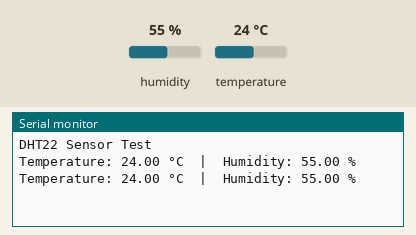
Recording of a sketch running on a simulated Arduino Uno, built with avr-gcc and run on an emulated ATmega328P. Shown: the last lines printed to the serial monitor. Inputs (shaded band) come from the test bench; at power-on: humidity 55 %, temperature 24 °C.

Above: at 2.8 s.
2.9 s: humidity set to 22 %
At 5.2 s:
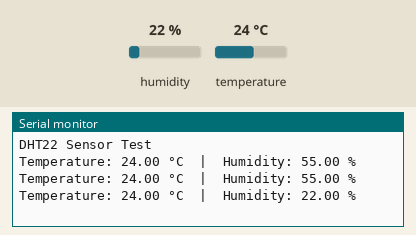
5.6 s: temperature set to 12 °C
At 7.1 s:
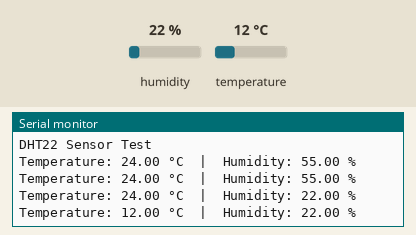
8.3 s: humidity set to 40 %
At 10.6 s:
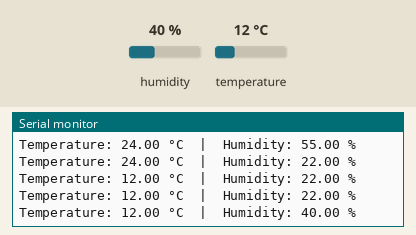
Timing chart, 0 to 12.1 s (numbered marks = the images above; inputs shaded):
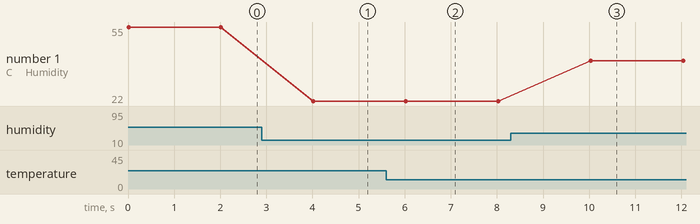

Measured:
- after the input at 2.9 s, the serial monitor: prints a new line after 1.1 s (image 1)
- after the input at 5.6 s, the serial monitor: prints a new line after 0.42 s (image 2)
- after the input at 8.3 s, the serial monitor: prints a new line after 1.7 s (image 3)
- plotted number 1: 22 → 40 after the input at 8.3 s

The sketch:

day08dht22.ino
```cpp
#include <DHT.h>

#define DHTPIN 4
#define DHTTYPE DHT22

DHT dht(DHTPIN, DHTTYPE);

void setup() {
  Serial.begin(9600);
  Serial.println("DHT22 Sensor Test");

  dht.begin();
}

void loop() {
  float humidity = dht.readHumidity();
  float temperature = dht.readTemperature();

  if (isnan(humidity) || isnan(temperature)) {
    Serial.println("Failed to read from DHT22 sensor!");
  } else {
    Serial.print("Temperature: ");
    Serial.print(temperature);
    Serial.print(" °C");

    Serial.print("  |  Humidity: ");
    Serial.print(humidity);
    Serial.println(" %");
  }

  delay(2000);  // DHT22 requires at least 2 seconds between readings
}
```
